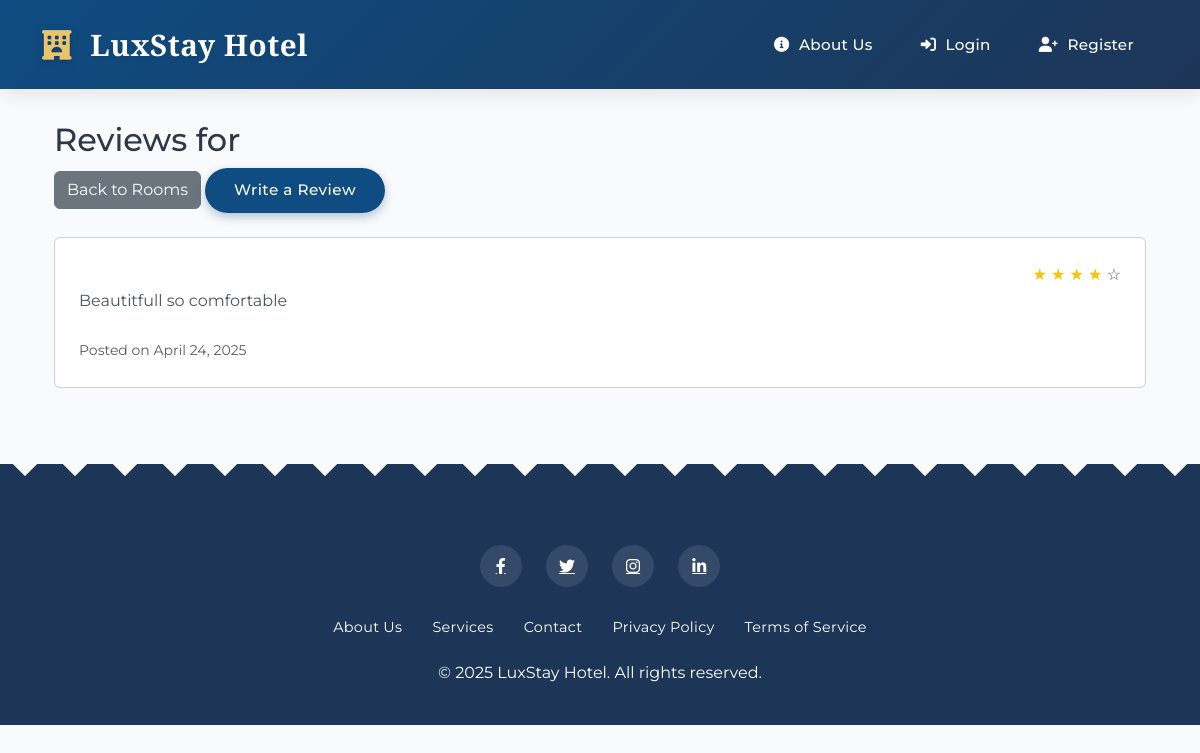
Screenshot of /room/1/reviews with the database file from the repository.
### models.py (models this page shows, shortened)
class Review(db.Model):
    __tablename__ = 'reviews'
    id = db.Column(db.Integer, primary_key=True)
    user_id = db.Column(db.Integer, db.ForeignKey('users.id'), nullable=False)
    room_id = db.Column(db.Integer, db.ForeignKey('rooms.r_id'), nullable=False)
    rating = db.Column(db.Integer, nullable=False)
    comment = db.Column(db.Text)
    review_date = db.Column(db.DateTime, default=datetime.utcnow)

### routes.py (the view)
@app.route('/room/<int:room_id>/reviews')
def room_reviews(room_id):
    room = Room.query.get_or_404(room_id)
    reviews = Review.query.filter_by(room_id=room_id).order_by(Review.review_date.desc()).all()
    return render_template('room_reviews.html', room=room, reviews=reviews)

### templates/room_reviews.html (shortened to what this page needs)
{% extends "base.html" %}
{% block content %}
<div class="container mt-4">
    <h2>Reviews for {{ room.name }}</h2>
    <div class="mb-4">
        <a href="{{ url_for('rooms') }}" class="btn btn-secondary">Back to Rooms</a>
        <a href="{{ url_for('add_review', room_id=room.r_id) }}" class="btn btn-primary">Write a Review</a>
    </div>
    {% if reviews %}
        {% for review in reviews %}
            <div class="card mb-3">
                <div class="card-body">
                    <div class="d-flex justify-content-between">
                        <div class="rating">
                            {% for i in range(5) %}
                                {% if i < review.rating %}
                                    <span class="text-warning">★</span>
                                {% else %}
                                    <span class="text-muted">☆</span>
                                {% endif %}
                            {% endfor %}
                        </div>
                    </div>
                    <p class="card-text">{{ review.comment }}</p>
                    <small class="text-muted">Posted on {{ review.review_date.strftime('%B %d, %Y') }}</small>
                </div>
            </div>
        {% endfor %}
    {% else %}
        <p>No reviews yet for this room.</p>
    {% endif %}
</div>
{% endblock %}

### templates/base.html (style rules this page uses)
:root { --primary-color: #0f4c81; --secondary-color: #1d3557; --accent-color: #e9c46a; --accent-hover: #f1d78e; --light-bg: #f8fafc; --dark-text: #2d3748; --light-text: #ffffff; --border-radius: 12px; --box-shadow: 0 10px 30px -5px rgba(0, 0, 0, 0.15); --transition: all 0.4s cubic-bezier(0.165, 0.84, 0.44, 1); }
body { font-family: 'Montserrat', sans-serif; color: var(--dark-text); background-color: #f9fafb; line-height: 1.6; overflow-x: hidden; }
.card-body { padding: 1.5rem; }
.card-text { color: #4a5568; margin-bottom: 1.5rem; }
.btn-primary { background: linear-gradient(135deg, var(--primary-color), var(--primary-color)); border: none; padding: 0.7rem 1.8rem; border-radius: 30px; transition: var(--transition); font-weight: 500; position: relative; overflow: hidden; z-index: 1; font-size: 0.95rem; letter-spacing: 0.5px; box-shadow: 0 4px 10px rgba(15, 76, 129, 0.3); }
.btn-primary:before { content: ''; position: absolute; top: 0; left: 0; width: 100%; height: 100%; background: linear-gradient(135deg, var(--secondary-color), var(--secondary-color)); transition: var(--transition); z-index: -1; opacity: 0; }

### rows the page displays
Review: rating 4 (drawn), comment "Beautitfull so comfortable", review_date "April 24, 2025"
